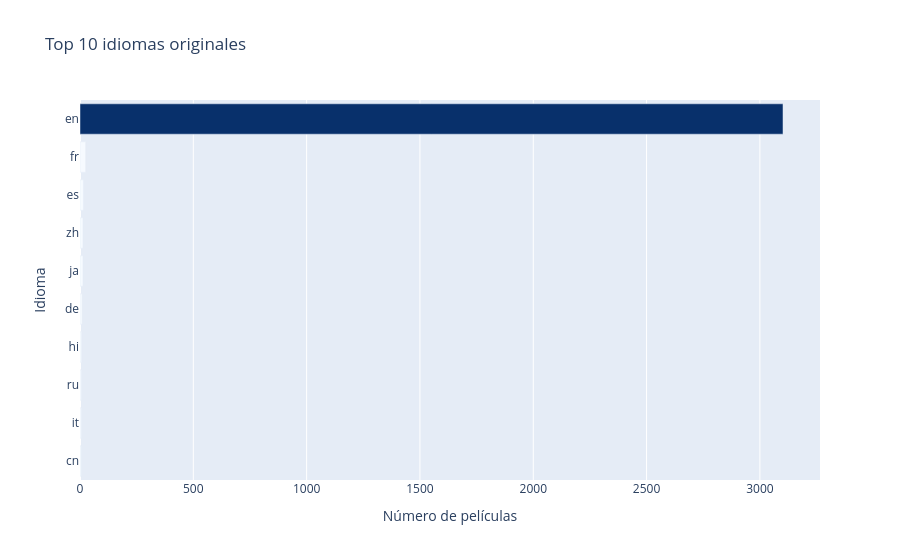
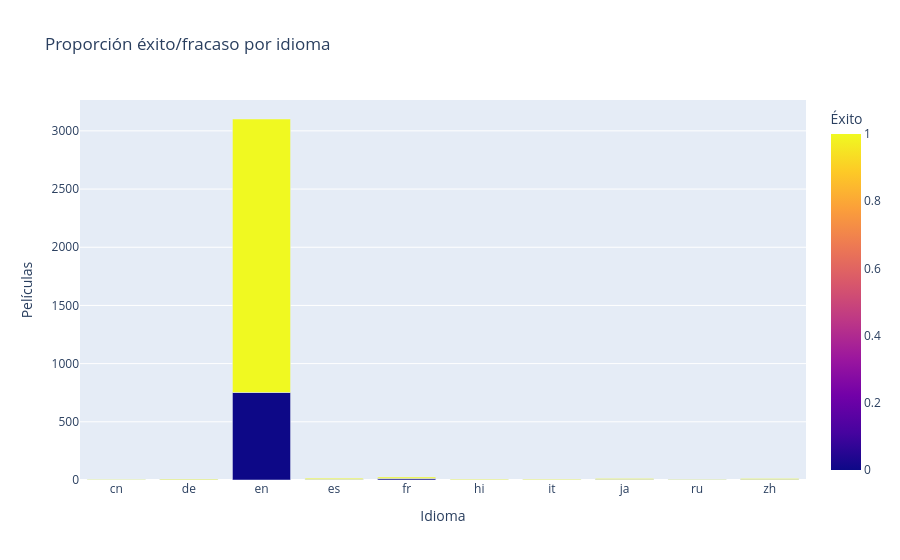

Notebook cell for these charts, in order:
### Markdown cell above
#### IDIOMA ORIGINAL

### Code cell
# Top 10 idiomas por frecuencia
top_langs = df['original_language'].value_counts().head(10).index

df_lang = df[df['original_language'].isin(top_langs)]

# --- Distribución general ---
lang_counts = df['original_language'].value_counts().head(10).reset_index()
lang_counts.columns = ['idioma', 'count']

fig = px.bar(lang_counts, x='count', y='idioma',
             orientation='h',
             title='Top 10 idiomas originales',
             labels={'count': 'Número de películas', 'idioma': 'Idioma'},
             color='count',
             color_continuous_scale='Blues')
fig.update_layout(coloraxis_showscale=False, yaxis={'categoryorder': 'total ascending'})
fig.show()

# --- Proporción éxito/fracaso por idioma ---
df_lang_success = (df_lang.groupby(['original_language', 'success'])
                   .size()
                   .reset_index(name='count'))

fig = px.bar(df_lang_success, x='original_language', y='count',
             color='success',
             barmode='stack',
             title='Proporción éxito/fracaso por idioma',
             labels={'original_language': 'Idioma', 'count': 'Películas', 'success': 'Éxito'},
             color_discrete_map={0: '#e74c3c', 1: '#2ecc71'})
fig.show()

### Figure 1 — Plotly figure (JSON) as saved in the notebook; plotly's stock layout.template omitted (floating-point values rounded to 4 significant figures)
{"data": [{"hovertemplate": "Número de películas=%{marker.color}<br>Idioma=%{y}<extra></extra>", "legendgroup": "", "marker": {"color": [3102, 25, 15, 13, 13, 9, 7, 6, 6, 5], "coloraxis": "coloraxis", "pattern": {"shape": ""}}, "name": "", "orientation": "h", "showlegend": false, "textposition": "auto", "type": "bar", "x": [3102, 25, 15, 13, 13, 9, 7, 6, 6, 5], "xaxis": "x", "y": ["en", "fr", "es", "ja", "zh", "de", "hi", "it", "ru", "cn"], "yaxis": "y"}], "layout": {"barmode": "relative", "coloraxis": {"colorbar": {"title": {"text": "Número de películas"}}, "colorscale": [[0, "rgb(247,251,255)"], [0.125, "rgb(222,235,247)"], [0.25, "rgb(198,219,239)"], [0.375, "rgb(158,202,225)"], [0.5, "rgb(107,174,214)"], [0.625, "rgb(66,146,198)"], [0.75, "rgb(33,113,181)"], [0.875, "rgb(8,81,156)"], [1, "rgb(8,48,107)"]], "showscale": false}, "legend": {"tracegroupgap": 0}, "title": {"text": "Top 10 idiomas originales"}, "xaxis": {"anchor": "y", "domain": [0, 1], "title": {"text": "Número de películas"}}, "yaxis": {"anchor": "x", "categoryorder": "total ascending", "domain": [0, 1], "title": {"text": "Idioma"}}}}

### Figure 2 — Plotly figure (JSON) as saved in the notebook; plotly's stock layout.template omitted (floating-point values rounded to 4 significant figures)
{"data": [{"hovertemplate": "Idioma=%{x}<br>Películas=%{y}<br>Éxito=%{marker.color}<extra></extra>", "legendgroup": "", "marker": {"color": [0, 1, 0, 1, 0, 1, 0, 1, 0, 1, 0, 1, 0, 1, 0, 1, 0, 1, 0, 1], "coloraxis": "coloraxis", "pattern": {"shape": ""}}, "name": "", "orientation": "v", "showlegend": false, "textposition": "auto", "type": "bar", "x": ["cn", "cn", "de", "de", "en", "en", "es", "es", "fr", "fr", "hi", "hi", "it", "it", "ja", "ja", "ru", "ru", "zh", "zh"], "xaxis": "x", "y": [1, 4, 2, 7, 752, 2350, 4, 11, 12, 13, 1, 6, 1, 5, 4, 9, 3, 3, 5, 8], "yaxis": "y"}], "layout": {"barmode": "stack", "coloraxis": {"colorbar": {"title": {"text": "Éxito"}}, "colorscale": [[0, "#0d0887"], [0.1111, "#46039f"], [0.2222, "#7201a8"], [0.3333, "#9c179e"], [0.4444, "#bd3786"], [0.5556, "#d8576b"], [0.6667, "#ed7953"], [0.7778, "#fb9f3a"], [0.8889, "#fdca26"], [1, "#f0f921"]]}, "legend": {"tracegroupgap": 0}, "title": {"text": "Proporción éxito/fracaso por idioma"}, "xaxis": {"anchor": "y", "domain": [0, 1], "title": {"text": "Idioma"}}, "yaxis": {"anchor": "x", "domain": [0, 1], "title": {"text": "Películas"}}}}
